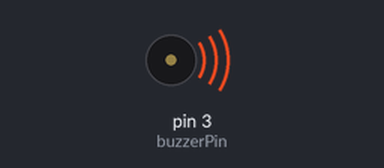
A sketch run on a simulated Arduino Uno, built with avr-gcc and run on an emulated ATmega328P. On the bench: buzzer (waves = sounding).

Above: at 0.2 s.
At 2.8 s:
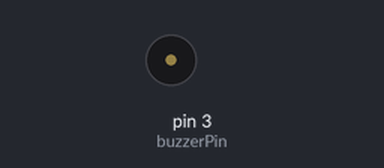
Timing chart, 0 to 3.5 s (numbered marks = the images above):
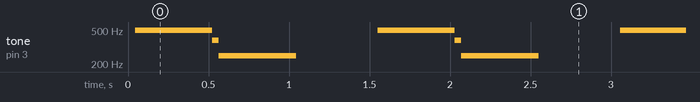

Measured:
- by itself, tone on pin 3 (buzzerPin): repeats every 1.5 s: 379 Hz 0.04 s, 249 Hz 0.48 s, silent 0.51 s, 496 Hz 0.48 s

The sketch:

sketch_aug14b.ino
```cpp
int buzzerPin = 3;

void setup() {
  // put your setup code here, to run once:

  pinMode(buzzerPin, OUTPUT);
}

void loop() {
  // put your main code here, to run repeatedly:


  for(int i = 0; i < 250; i++){
    digitalWrite(buzzerPin, HIGH);
    delay(1);
    digitalWrite(buzzerPin, LOW);
    delay(1);
  }

  for(int i = 0; i < 125; i++){
    digitalWrite(buzzerPin, HIGH);
    delay(2);
    digitalWrite(buzzerPin, LOW);
    delay(2);
  }
  delay(500);
}
```
